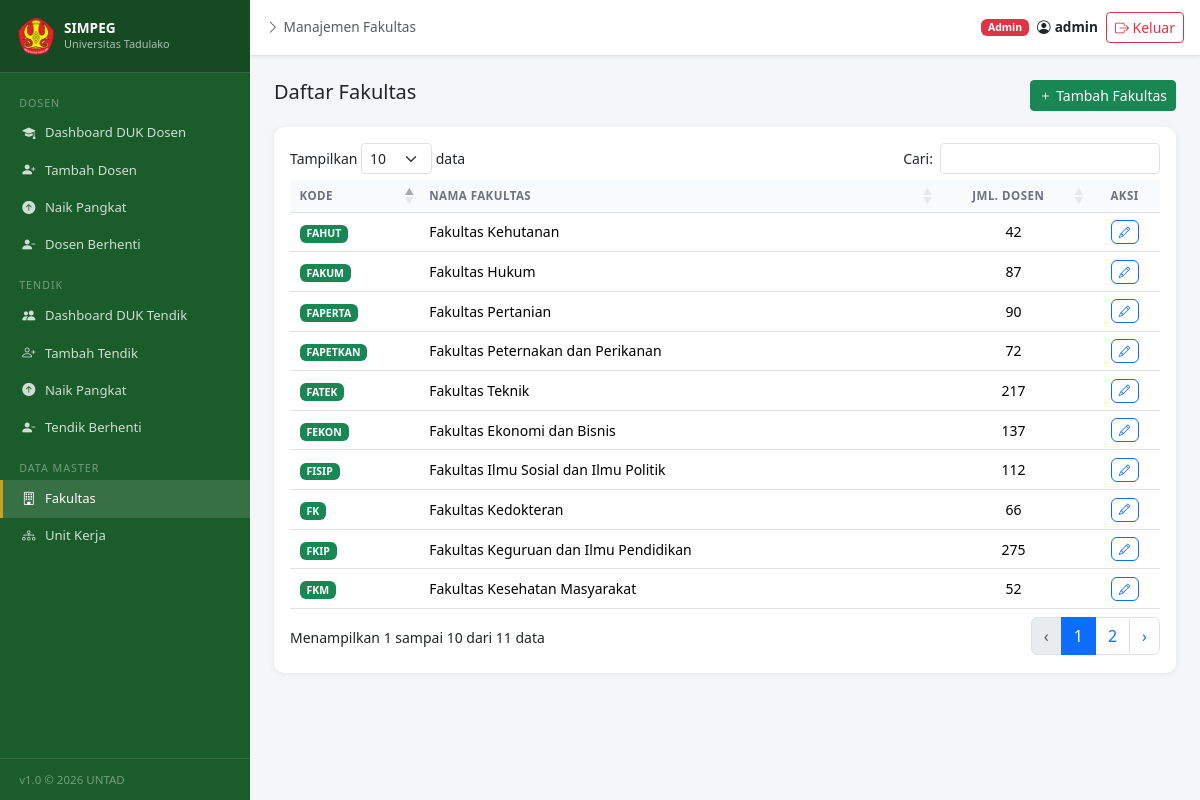
Page /fakultas/ (signed in) on the earlier database version.
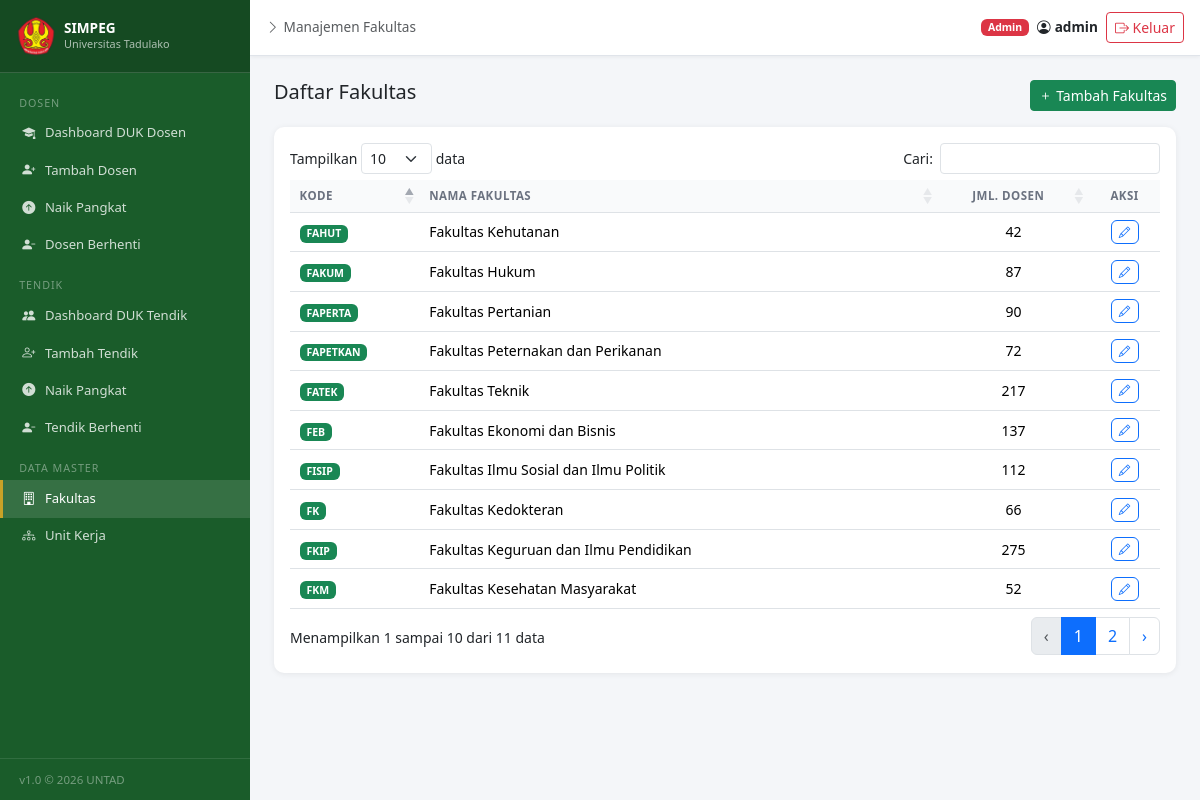
Same page on the later database version.
### dosen/models.py (models this page shows, shortened)
class Fakultas(models.Model):
    kode = models.CharField(max_length=20, unique=True)
    nama = models.CharField(max_length=200)
    class Meta:
        verbose_name_plural = "Fakultas"
        ordering = ['nama']

### dosen/views.py (the view)
# urls.py: path('fakultas/', views.fakultas_list, name='fakultas_list'),
@login_required
@user_passes_test(is_admin)
def fakultas_list(request):
    fakultas_qs = Fakultas.objects.annotate(jumlah_dosen=Count('dosen')).order_by('nama')
    return render(request, 'dosen/fakultas_list.html', {'fakultas_list': fakultas_qs})

### dosen/views.py (called while the page is built)
def is_admin(user):
    return user.is_staff or user.is_superuser

### templates/dosen/fakultas_list.html (shortened to what this page needs)
{% extends 'dosen/base.html' %}
{% block page_title %}Manajemen Fakultas{% endblock %}
{% block content %}
<div class="d-flex justify-content-between mb-3">
  <h5 class="mb-0">Daftar Fakultas</h5>
  <a href="{% url 'fakultas_create' %}" class="btn btn-success btn-sm"><i class="bi bi-plus"></i> Tambah Fakultas</a>
</div>
<div class="card">
  <div class="card-body p-3">
    <table class="table table-sm table-hover mb-0" id="dataTable">
      <thead><tr><th>Kode</th><th>Nama Fakultas</th><th class="text-center">Jml. Dosen</th><th class="text-center">Aksi</th></tr></thead>
      <tbody>
        {% for fak in fakultas_list %}
        <tr>
          <td><span class="badge bg-success">{{ fak.kode }}</span></td>
          <td>{{ fak.nama }}</td>
          <td class="text-center">{{ fak.jumlah_dosen }}</td>
          <td class="text-center"><a href="{% url 'fakultas_edit' fak.pk %}" class="btn btn-xs btn-outline-primary"><i class="bi bi-pencil"></i></a></td>
        </tr>
        {% empty %}<tr><td colspan="4" class="text-muted text-center py-3">Belum ada data fakultas</td></tr>{% endfor %}
      </tbody>
    </table>
  </div>
</div>
{% endblock %}

### templates/dosen/base.html (shortened to what this page needs)
{% load static %}
<!DOCTYPE html>
<html lang="id">
<head>
<link href="https://cdnjs.cloudflare.com/ajax/libs/bootstrap/5.3.2/css/bootstrap.min.css" rel="stylesheet">
<link href="https://cdnjs.cloudflare.com/ajax/libs/bootstrap-icons/1.11.3/font/bootstrap-icons.min.css" rel="stylesheet">
<link rel="stylesheet" href="https://cdn.datatables.net/1.13.8/css/dataTables.bootstrap5.min.css">
</head>
<body>
{% if user.is_authenticated %}
<div class="sidebar" id="sidebar">
  <div class="sidebar-brand d-flex align-items-center justify-content-between gap-2">
    <div class="d-flex align-items-center gap-2">
      <img src="{% static 'logo/untad.png' %}"
           alt="Logo UNTAD"
           width="40" height="40"
           style="border-radius:8px;flex-shrink:0;object-fit:contain">
      <div>
        <div style="font-weight:700;font-size:0.85rem;line-height:1.2">SIMPEG</div>
        <div style="font-size:0.68rem;opacity:0.65">Universitas Tadulako</div>
      </div>
    </div>
  </div>
  <nav class="sidebar-nav">
    <div class="nav-section">Dosen</div>
    <div class="nav-item">
      <a href="{% url 'dashboard' %}" class="{% if request.resolver_match.url_name == 'dashboard' %}active{% endif %}">
        <i class="bi bi-mortarboard-fill"></i> Dashboard DUK Dosen
      </a>
    </div>
    {% if user.is_staff or user.is_superuser %}
    <div class="nav-item">
      <a href="{% url 'dosen_create' %}" class="{% if request.resolver_match.url_name == 'dosen_create' %}active{% endif %}">
        <i class="bi bi-person-plus-fill"></i> Tambah Dosen
      </a>
    </div>
    {% endif %}
    <div class="nav-item">
      <a href="{% url 'naik_pangkat_list' %}" class="{% if request.resolver_match.url_name == 'naik_pangkat_list' %}active{% endif %}">
        <i class="bi bi-arrow-up-circle-fill"></i> Naik Pangkat
      </a>
    </div>
    <div class="nav-item">
      <a href="{% url 'dosen_berhenti_list' %}" class="{% if request.resolver_match.url_name == 'dosen_berhenti_list' %}active{% endif %}">
        <i class="bi bi-person-dash-fill"></i> Dosen Berhenti
      </a>
    </div>
    <div class="nav-section">Tendik</div>
    <div class="nav-item">
      <a href="{% url 'dashboard_tendik' %}" class="{% if request.resolver_match.url_name == 'dashboard_tendik' %}active{% endif %}">
        <i class="bi bi-people-fill"></i> Dashboard DUK Tendik
      </a>
    </div>
    {% if user.is_staff or user.is_superuser %}
    <div class="nav-item">
      <a href="{% url 'tendik_create' %}" class="{% if request.resolver_match.url_name == 'tendik_create' %}active{% endif %}">
        <i class="bi bi-person-plus"></i> Tambah Tendik
      </a>
    </div>
    {% endif %}
    <div class="nav-item">
      <a href="{% url 'naik_pangkat_tendik_list' %}" class="{% if request.resolver_match.url_name == 'naik_pangkat_tendik_list' %}active{% endif %}">
        <i class="bi bi-arrow-up-circle-fill"></i> Naik Pangkat
      </a>
    </div>
    <div class="nav-item">
      <a href="{% url 'tendik_berhenti_list' %}" class="{% if request.resolver_match.url_name == 'tendik_berhenti_list' %}active{% endif %}">
        <i class="bi bi-person-dash-fill"></i> Tendik Berhenti
      </a>
    </div>
    {% if user.is_staff or user.is_superuser %}
    <div class="nav-section">Data Master</div>
    <div class="nav-item">
      <a href="{% url 'fakultas_list' %}" class="{% if 'fakultas' in request.resolver_match.url_name %}active{% endif %}">
        <i class="bi bi-building"></i> Fakultas
      </a>
    </div>
    <div class="nav-item">
      <a href="{% url 'unit_kerja_list' %}" class="{% if 'unit_kerja' in request.resolver_match.url_name %}active{% endif %}">
        <i class="bi bi-diagram-3"></i> Unit Kerja
      </a>
    </div>
    {% endif %}
  </nav>
  <div class="sidebar-footer">v1.0 &copy; 2026 UNTAD</div>
</div>
<div class="main-wrapper">
  <div class="topbar">
    <div class="d-flex align-items-center gap-2">
      <span class="text-muted" style="font-size:0.85rem">
        <i class="bi bi-chevron-right me-1"></i>{% block page_title %}Dashboard{% endblock %}
      </span>
    </div>
    <div class="d-flex align-items-center gap-2">
      <span class="badge {% if user.is_staff %}bg-danger{% else %}bg-secondary{% endif %}">
        {% if user.is_staff %}Admin{% else %}Viewer{% endif %}
      </span>
      <span class="fw-semibold d-flex align-items-center gap-1" style="font-size:0.85rem">
        <i class="bi bi-person-circle"></i>
        <span class="topbar-username">{{ user.get_full_name|default:user.username }}</span>
      </span>
      <a href="{% url 'logout' %}" class="btn btn-outline-danger btn-sm">
        <i class="bi bi-box-arrow-right"></i>
        <span class="topbar-logout-text"> Keluar</span>
      </a>
    </div>
  </div>
  <div class="content-area">
    {% block content %}{% endblock %}
  </div>
</div>
{% endif %}
</body>
</html>

### templates/dosen/base.html (style rules this page uses)
:root { --sidebar-width: 250px; --untad-green: #1a5c2a; --untad-gold: #c8a227; --topbar-height: 56px; }
body { background: #f4f6f9; font-size: 0.875rem; }
.sidebar { width: var(--sidebar-width); height: 100vh; position: fixed; background: var(--untad-green); color: #fff; overflow-y: auto; top: 0; left: 0; z-index: 200; display: flex; flex-direction: column; transition: transform 0.25s ease; }
.sidebar-brand { padding: 1rem; border-bottom: 1px solid rgba(255,255,255,0.15); background: rgba(0,0,0,0.2); flex-shrink: 0; }
.sidebar-nav { padding: 0.5rem 0; flex: 1; }
.sidebar-nav .nav-item a { display: flex; align-items: center; gap: 0.6rem; padding: 0.55rem 1.2rem; color: rgba(255,255,255,0.8); text-decoration: none; font-size: 0.82rem; transition: all 0.2s; border-left: 3px solid transparent; }
.sidebar-nav .nav-item a:hover, .sidebar-nav .nav-item a.active { color: #fff; background: rgba(255,255,255,0.12); border-left-color: var(--untad-gold); }
.sidebar-nav .nav-section { padding: 0.85rem 1.2rem 0.25rem; font-size: 0.67rem; text-transform: uppercase; letter-spacing: 0.09em; color: rgba(255,255,255,0.4); }
.main-wrapper { margin-left: var(--sidebar-width); min-height: 100vh; display: flex; flex-direction: column; }
.topbar { background: #fff; border-bottom: 1px solid #e0e4ea; padding: 0 1rem; height: var(--topbar-height); display: flex; align-items: center; justify-content: space-between; position: sticky; top: 0; z-index: 50; box-shadow: 0 1px 4px rgba(0,0,0,0.06); gap: 0.5rem; }
.topbar-username { display: none; }
@media (min-width: 576px) { .topbar-username { display: inline; } }
.topbar-logout-text { display: none; }
@media (min-width: 400px) { .topbar-logout-text { display: inline; } }
.content-area { padding: 1rem; flex: 1; }
@media (min-width: 768px) { .content-area { padding: 1.5rem; } }
.card { border: none; box-shadow: 0 1px 6px rgba(0,0,0,0.07); border-radius: 10px; }
.table-sm td, .table-sm th { padding: 0.45rem 0.6rem; vertical-align: middle; }
.table thead th { font-size:0.72rem;text-transform:uppercase;letter-spacing:0.04em;color:#6b7280;background:#f9fafb }
.btn-xs { padding:0.15rem 0.45rem;font-size:0.72rem }
.sidebar-footer { padding:0.75rem 1.2rem;border-top:1px solid rgba(255,255,255,0.1);font-size:0.72rem;color:rgba(255,255,255,0.4);flex-shrink:0 }

Differences in the rows shown:
changed Fakultas "Fakultas Ekonomi dan Bisnis": kode "FEKON" → "FEB"
